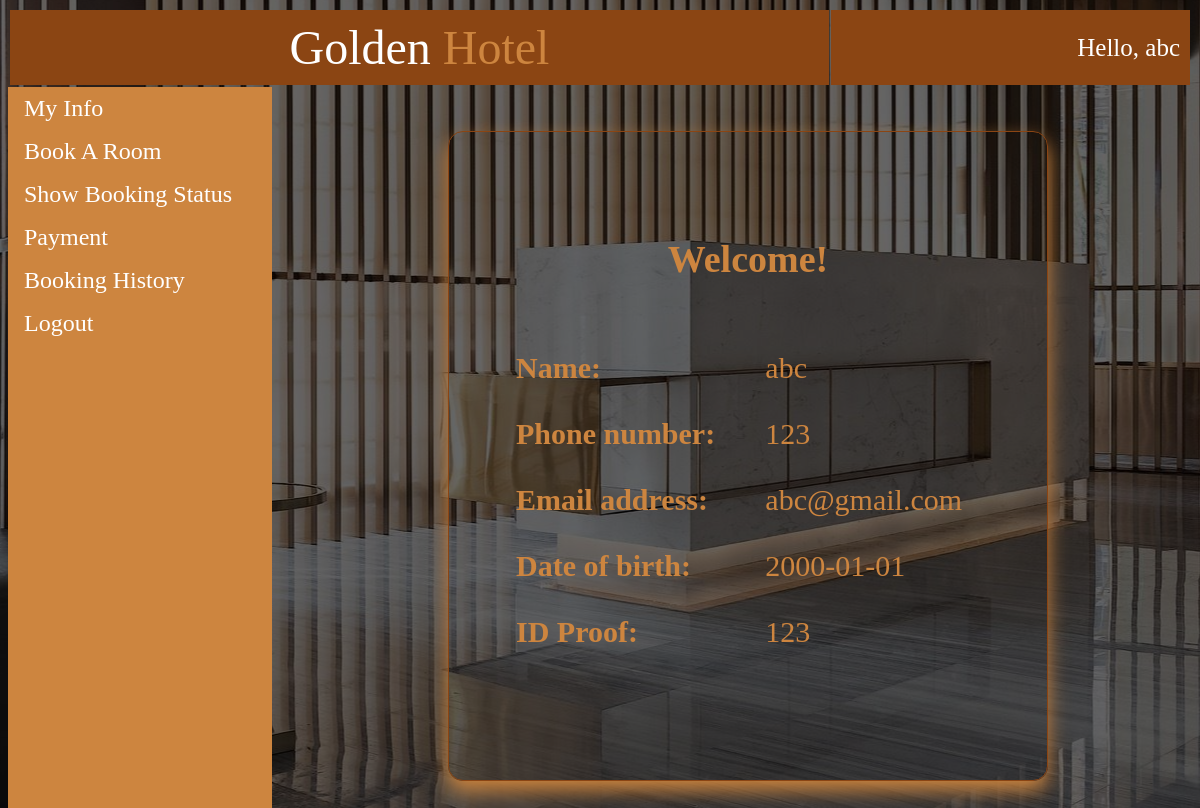
The page /user_view.php on the database its author committed.
### tables this page shows
CREATE TABLE temp_session (
  phone int(11) NOT NULL,
  password varchar(20) NOT NULL,
  name varchar(20) NOT NULL,
  email varchar(30) NOT NULL,
  idproof varchar(20) NOT NULL,
  dob date NOT NULL
);

### user_view.php (the view, shortened to what this page needs)
<!DOCTYPE html>
<html>
<head>
</head>
<body>
	<?php
		$conn = new mysqli("localhost","root","", "iwp");
		$sql = "SELECT * from temp_session";
		$result=mysqli_query($conn, $sql);
		$row=mysqli_fetch_row($result); ?>
	<table style="width: 100%;">
		<tr>
			<td id="td1" style="padding: 10px; font-size: 48px; position: sticky; z-index: 1">Golden <p style="color: peru; display: inline;">Hotel</p></td>
			<td id="td1" style="font-size: 25px; text-align: right;">Hello, <?php echo $row[2]; ?></td>
		</tr>
	</table>
	<ul>
		<li><a href="user_view.php" class="active">My Info</a></li>
		<li><a href="bookroom.php">Book A Room</a></li>
		<li><a href="user_room_status.php">Show Booking Status</a></li>
		<li><a href="user_payment.php">Payment</a></li>
		<li><a href="user_booking_history.php">Booking History</a></li>
		<li><a href="index.php">Logout</a></li>
	</ul>
	<div style="margin-left:25%;padding:1px 16px;height:1000px;">
			<table  class="basic_box decor">
				<tr>
					<td colspan="2"><p style="font-size: 38px; text-align: center;"><b>Welcome!</b></p>
				</td>
				<tr>
					<td><b>Name: </b></td>
					<td><?php echo $row[2] ?><br></td>
				</tr>
				<tr>
					<td><b>Phone number: </b></td>
					<td><?php echo $row[0] ?><br></td>
				</tr>
				<tr>
					<td><b>Email address: </b></td>
					<td><?php echo $row[3] ?><br></td>
				</tr>
				<tr>
					<td><b>Date of birth: </b></td>
					<td><?php echo $row[5] ?><br></td>
				</tr>
				<tr>
					<td><b>ID Proof: </b></td>
					<td><?php echo $row[4] ?><br></td>
				</tr>
				<tr><td></td></tr><tr><td></td></tr>
			</table>
	</div>
</body>
</html>

### user_view.php (style rules this page uses)
body { background-image:linear-gradient(rgba(0,0,0,0.6),rgba(0,0,0,0.6)), url("images/r1.jpg"); color: peru; height: 3vh; background-position:center; }
table { font-size: 30px; }
td { padding: 15px; }
#td1 { background-color: saddlebrown; color: white; border: 10px; margin-top: -10px; padding: 10px; text-align: center; }
ul { margin: 0; padding: 0; width: 22%; font-size: 24px; background-color: peru; text-decoration: none; position: fixed; height: 100%; overflow: auto; }
li { color: white; }
li a { display: block; color: white; padding: 8px 16px; text-decoration: none; }
.basic_box { border: 1px solid saddlebrown; border-radius: 15px; margin: auto; width: 600px; padding: 50px; box-shadow: 0 10px 20px peru; }
.decor { font-family: Times New Roman; }

### rows shown on the page
temp_session: name "abc", phone "123", email "abc@gmail.com", dob "2000-01-01", idproof "123"
